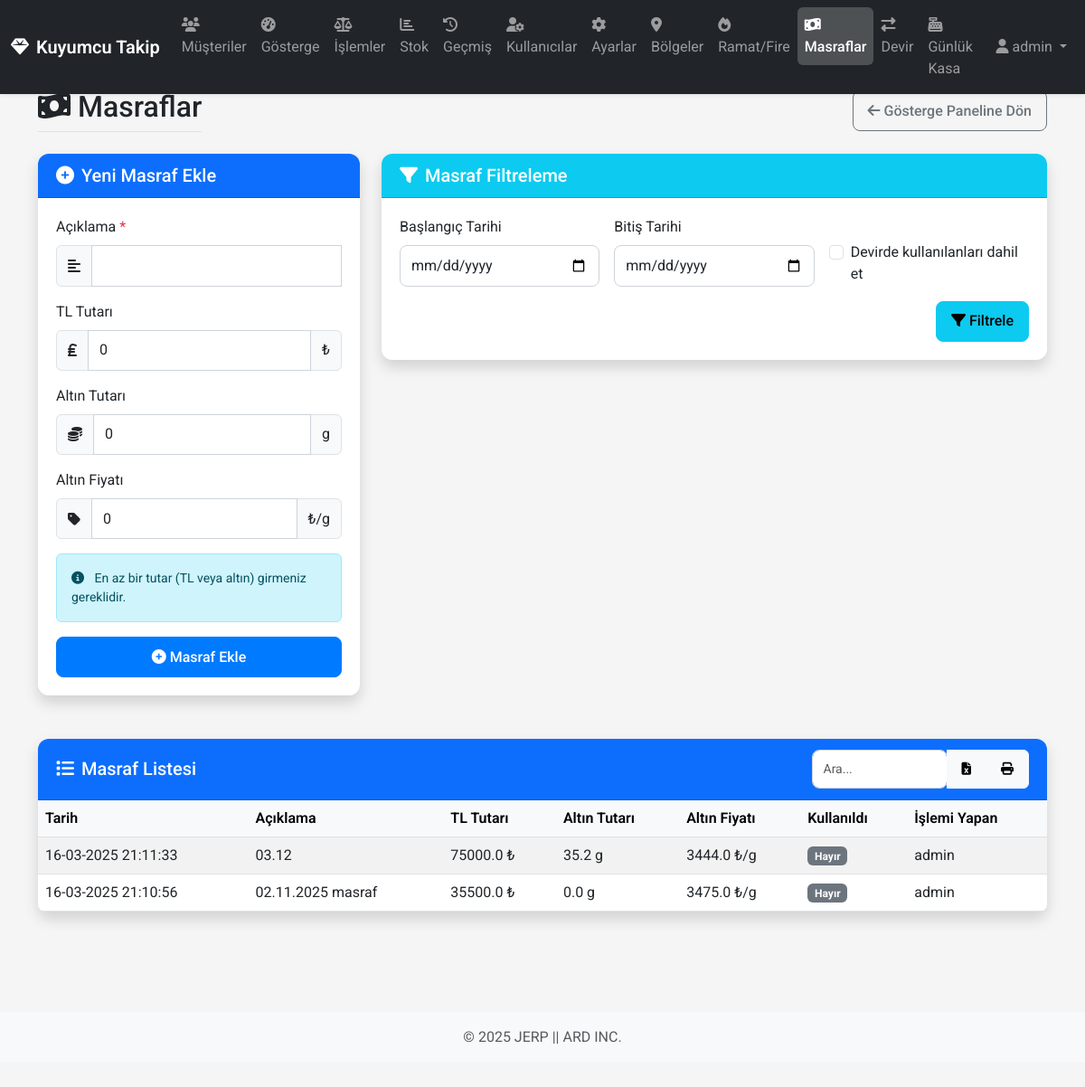
The app's page /expenses (signed in), older data.
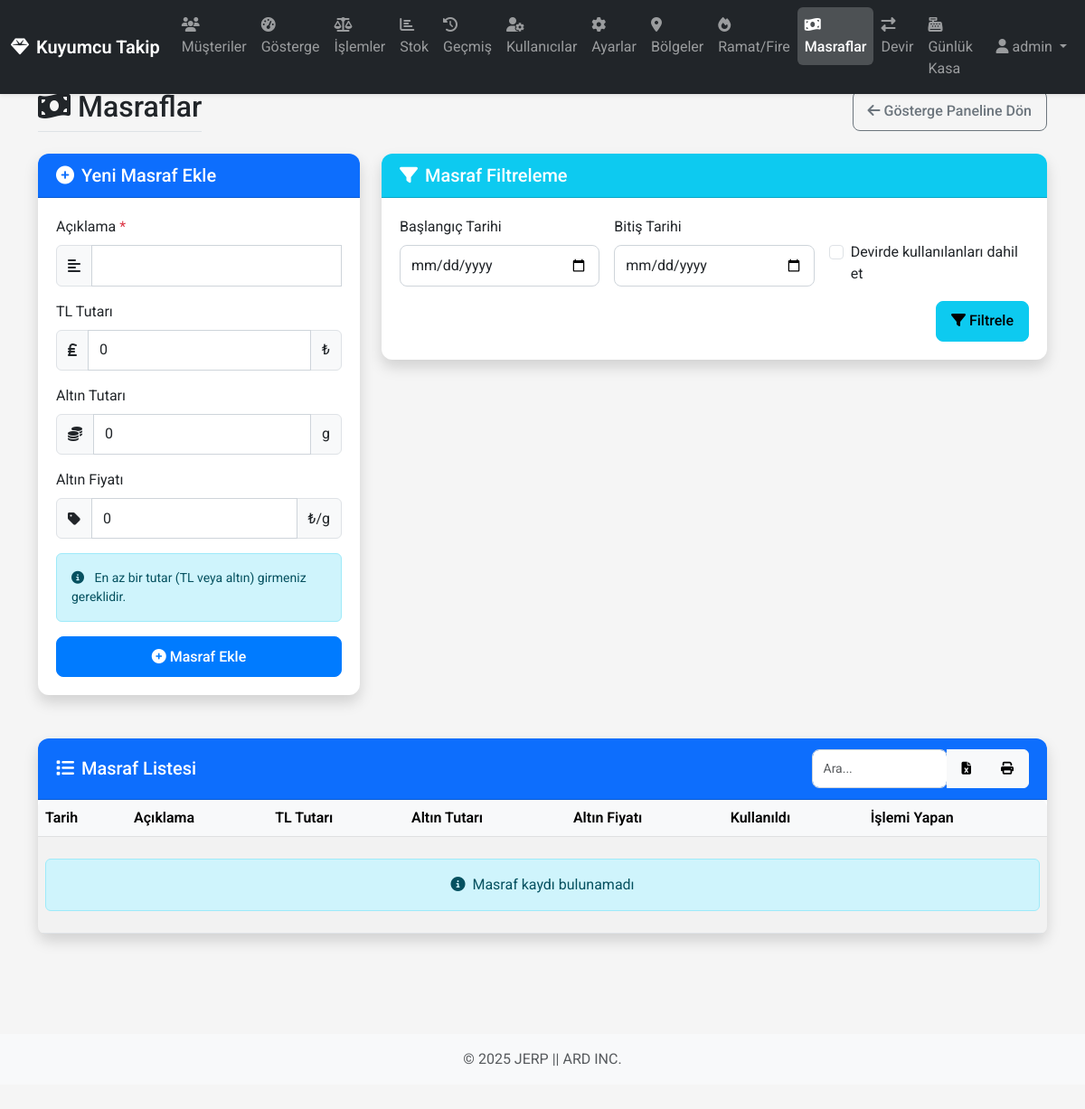
The same page, newer data.
### app/models/database.py (models this page shows)
class Expense(db.Model):
    __tablename__ = 'expenses'
    id = db.Column(db.Integer, primary_key=True)
    date = db.Column(db.DateTime, default=datetime.utcnow, nullable=False)
    description = db.Column(db.String(200), nullable=False)
    amount_tl = db.Column(db.Float, default=0)  # TL cinsinden tutar
    amount_gold = db.Column(db.Float, default=0)  # Altın gram cinsinden tutar
    gold_price = db.Column(db.Float, default=0)  # İşlem günündeki altın fiyatı
    used_in_transfer = db.Column(db.Boolean, default=False)  # Devirde kullanıldı mı
    transfer_id = db.Column(db.Integer, db.ForeignKey('transfers.id'), nullable=True)
    user_id = db.Column(db.Integer, db.ForeignKey('users.id'))
    user = db.relationship('User')

class User(db.Model, UserMixin):
    __tablename__ = 'users'
    id = db.Column(db.Integer, primary_key=True)
    username = db.Column(db.String(64), unique=True, nullable=False)
    password_hash = db.Column(db.String(128), nullable=False)
    is_admin = db.Column(db.Boolean, default=False)
    role = db.Column(db.String(20), default='staff')
    created_by_id = db.Column(db.Integer, db.ForeignKey('users.id'))
    created_at = db.Column(db.DateTime, default=datetime.utcnow)
    created_by = db.relationship('User', remote_side=[id], backref=db.backref('created_users', lazy='dynamic'))
    def has_role(self, role):
        if self.is_admin:
            return True
        if role == 'manager' and self.role == 'manager':
            return True
        if role == 'staff' and (self.role == 'manager' or self.role == 'staff'):
            return True
        return False

### app/routes/views.py (the view, shortened to what this page needs)
@main_bp.route('/expenses', methods=['GET', 'POST'])
@login_required
def expenses():
    start_date = request.args.get('start_date')
    end_date = request.args.get('end_date')
    include_used = request.args.get('include_used') == 'on'
    if start_date:
        start_date = datetime.strptime(start_date, '%Y-%m-%d')
    if end_date:
        end_date = datetime.strptime(end_date, '%Y-%m-%d')
        end_date = end_date.replace(hour=23, minute=59, second=59)
    expenses = SystemManager.get_expenses(start_date, end_date, include_used)
    return render_template(
        'expenses.html',
        expenses=expenses,
        start_date=start_date.strftime('%Y-%m-%d') if start_date else '',
        end_date=end_date.strftime('%Y-%m-%d') if end_date else '',
        include_used=include_used
    )

### app/models/system_manager.py (called while the page is built)
    @staticmethod
    def get_expenses(start_date=None, end_date=None, include_used=False):
        query = Expense.query
        if start_date:
            query = query.filter(Expense.date >= start_date)
        if end_date:
            query = query.filter(Expense.date <= end_date)
        if not include_used:
            query = query.filter(Expense.used_in_transfer == False)
        return query.order_by(Expense.date.desc()).all()

### app/routes/views.py (called while the page is built)
@login_manager.user_loader
def load_user(user_id):
    return User.query.get(int(user_id))

### app/templates/expenses.html (shortened to what the changed rows need)
{% extends 'base.html' %}
{% block content %}
<div class="row mb-4">
    <div class="col">
        <div class="d-flex justify-content-between align-items-center flex-wrap">
            <h2 class="border-bottom pb-2 mb-0">
                <i class="fas fa-money-bill-wave me-2"></i>Masraflar
            </h2>
        </div>
    </div>
</div>
<div class="row">
    <div class="col-12 mb-4">
        <div class="card shadow">
            <div class="card-body p-0">
                <div class="table-responsive">
                    <table class="table table-hover table-striped mb-0" id="expenses-table">
                        <thead class="table-light">
                            <tr>
                                <th>Tarih</th>
                                <th>Açıklama</th>
                                <th>TL Tutarı</th>
                                <th>Altın Tutarı</th>
                                <th>Altın Fiyatı</th>
                                <th>Kullanıldı</th>
                                <th>İşlemi Yapan</th>
                            </tr>
                        </thead>
                        <tbody>
                            {% for expense in expenses %}
                            <tr>
                                <td>{{ expense.date.strftime('%d-%m-%Y %H:%M:%S') }}</td>
                                <td>{{ expense.description }}</td>
                                <td>{{ expense.amount_tl|round(2) }} ₺</td>
                                <td>{{ expense.amount_gold|round(2) }} g</td>
                                <td>{{ expense.gold_price|round(2) }} ₺/g</td>
                                <td>
                                    {% if expense.used_in_transfer %}
                                    <span class="badge bg-success">Evet</span>
                                    {% else %}
                                    <span class="badge bg-secondary">Hayır</span>
                                    {% endif %}
                                </td>
                                <td>{{ expense.user.username }}</td>
                            </tr>
                            {% else %}
                            <tr>
                                <td colspan="7" class="text-center py-4">
                                    <div class="alert alert-info mb-0">
                                        <i class="fas fa-info-circle me-2"></i>Masraf kaydı bulunamadı
                                    </div>
                                </td>
                            </tr>
                            {% endfor %}
                        </tbody>
                    </table>
                </div>
            </div>
        </div>
    </div>
</div>
{% endblock %}

Row changes from the older to the newer data that the page shows:
removed Expense: date "16-03-2025 21:11:33", description "03.12", amount_tl "75000.0", amount_gold "35.2", gold_price "3444.0", used_in_transfer "Hayır", user.username "admin"
no longer on this page (row edited): Expense: date "16-03-2025 21:10:56", description "02.11.2025 masraf", amount_tl "35500.0", amount_gold "0.0", gold_price "3475.0", used_in_transfer "Hayır", user.username "admin"
Text that changed along with them:
text now shown: "Masraf kaydı bulunamadı"
